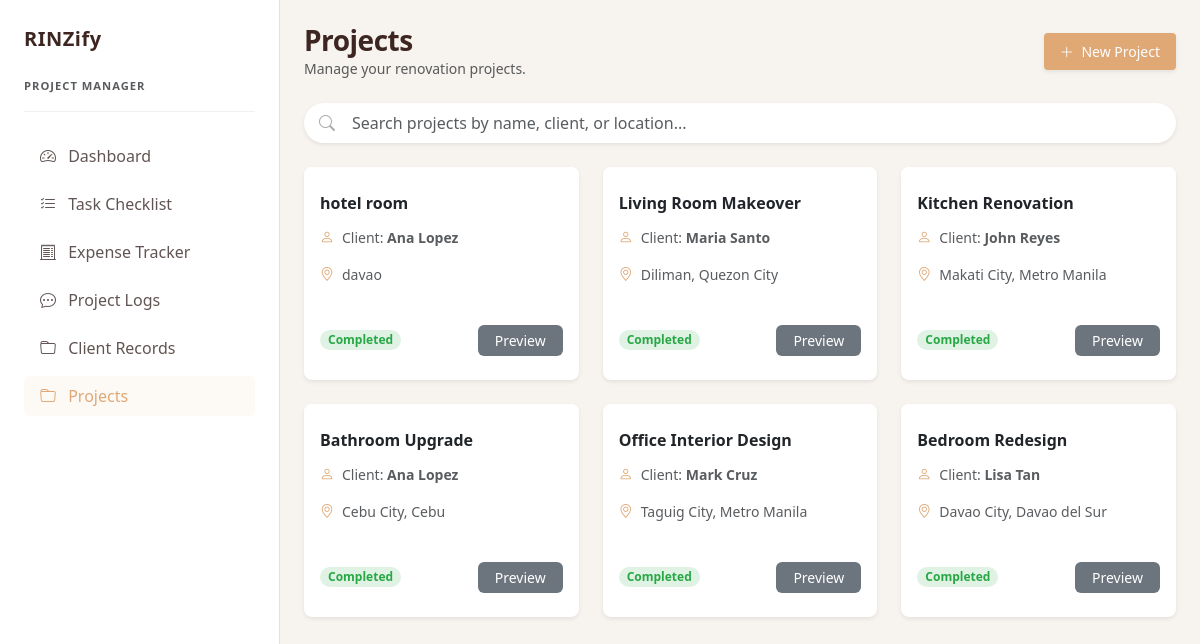
Screenshot of /projects.php (signed in) with the database file from the repository.
### tables this page shows
CREATE TABLE `projects` (
  `project_id` int(11) NOT NULL,
  `client_id` int(11) DEFAULT NULL,
  `project_name` varchar(150) DEFAULT NULL,
  `location` text DEFAULT NULL,
  `start_date` date DEFAULT NULL,
  `end_date` date DEFAULT NULL,
  `created_at` timestamp NOT NULL DEFAULT current_timestamp(),
  `is_active` tinyint(1) NOT NULL DEFAULT 0,
  `active_enforcer` int(11) GENERATED ALWAYS AS (if(`is_active` = 1,1,NULL)) VIRTUAL,
  `total_budget` decimal(15,2) DEFAULT 0.00,
  `status` enum('pending','completed') DEFAULT 'pending'
);

CREATE TABLE `clients` (
  `client_id` int(11) NOT NULL,
  `name` varchar(100) DEFAULT NULL,
  `contact` varchar(50) DEFAULT NULL,
  `email` varchar(100) DEFAULT NULL,
  `address` text DEFAULT NULL,
  `created_at` timestamp NOT NULL DEFAULT current_timestamp()
);

### projects.php (the view, shortened to what this page needs)
<?php
include 'db_connection.php';
$sql = "SELECT p.*, c.name AS client_name
        FROM projects p
        LEFT JOIN clients c ON p.client_id = c.client_id
        ORDER BY p.is_active DESC, p.created_at DESC";
$result = $conn->query($sql);
?>
<!DOCTYPE html>
<html lang="en">
    <?php include 'head.php';?>
    <body style="background-color: #f7f3ee; color: #4a3e3d; font-family: system-ui, -apple-system, sans-serif;">
        <div class="d-flex">
            <?php include 'navbar.php';?>
            <div class="flex-grow-1 min-vh-100 d-flex flex-column">
                <main class="container-fluid px-4 pb-5">
                    <div class="d-flex justify-content-between align-items-center mb-4 mt-4">
                        <div>
                            <h3 class="fw-bold m-0" style="color: #3d2621; letter-spacing: -0.5px;">Projects</h3>
                            <p class="text-muted small m-0">Manage your renovation projects.</p>
                        </div>
                        <button class="btn btn-sm text-white px-3 py-2 fw-medium shadow-sm" style="background-color: #dfa875; border: none;" data-bs-toggle="modal" data-bs-target="#addNewProjectModal">
                            <i class="bi bi-plus-lg me-1"></i> New Project
                        </button>
                    </div>
                    <div class="mb-4">
                        <div class="position-relative">
                            <i class="bi bi-search position-absolute" style="top: 50%; left: 15px; transform: translateY(-50%); color: #aaa;"></i>
                            <input type="text" id="projectSearch"
                                   class="form-control rounded-pill ps-5 py-2 shadow-sm border-0"
                                   placeholder="Search projects by name, client, or location..."
                                   onkeyup="filterProjects()"
                                   style="transition: all 0.3s;">
                        </div>
                    </div>
                    <div class="row g-4" id="projectGrid">
                        <?php if ($result && $result->num_rows > 0): ?>
                            <?php while($row = $result->fetch_assoc()): ?>
                                <div class="col-12 col-md-6 col-lg-4 project-card-wrapper">
                                    <div class="card h-100 shadow-sm border-0 rounded-3 overflow-hidden transition-all"
                                         style="background-color: #ffffff; <?php if($row['is_active'] == 1) echo 'box-shadow: 0 0 0 2px #dfa875, 0 4px 15px rgba(223,168,117,0.15) !important;'; ?>">
                                        <div class="card-header fw-bold border-0 pt-4 pb-1 bg-white d-flex justify-content-between align-items-start">
                                            <span class="text-truncate me-2"><?= htmlspecialchars($row['project_name']) ?></span>
                                        </div>
                                        <div class="card-body d-flex flex-column justify-content-between pt-2 pb-4">
                                            <div class="mb-4">
                                                <div class="d-flex align-items-center mb-3 text-muted small">
                                                    <i class="bi bi-person me-2" style="color: #dfa875;"></i>
                                                    <span>Client: <strong><?= htmlspecialchars($row['client_name'] ?? 'Unassigned') ?></strong></span>
                                                </div>
                                                <div class="d-flex align-items-start mb-3 text-muted small">
                                                    <i class="bi bi-geo-alt me-2 mt-0.5" style="color: #dfa875;"></i>
                                                    <span><?= htmlspecialchars($row['location'] ?? 'No Address') ?></span>
                                                </div>
                                            </div>
                                            <div class="d-flex justify-content-between align-items-center mt-auto">
                                                <span class="badge rounded-pill px-2"
                                                      style="background-color: <?= ($row['status'] === 'completed') ? 'rgba(40, 167, 69, 0.15)' : 'rgba(23, 162, 184, 0.15)' ?>;
                                                             color: <?= ($row['status'] === 'completed') ? '#28a745' : '#17a2b8' ?>;">
                                                    <?= ucfirst(htmlspecialchars($row['status'])) ?>
                                                </span>
                                                <?php if($row['is_active'] == 0): ?>
                                                    <form action="activate_project.php" method="POST" class="m-0">
                                                        <?php if($row['status'] === 'completed'): ?>
                                                            <button type="submit" class="btn btn-sm text-white px-3 rounded-2" style="background-color: #6c757d;">Preview</button>
                                                        <?php else: ?>
                                                            <button type="submit" class="btn btn-sm text-white px-3 rounded-2" style="background-color: #dfa875;">Work On</button>
                                                        <?php endif; ?>
                                                    </form>
                                                <?php else: ?>
                                                    <a href="dashboard.php" class="btn btn-sm px-3 rounded-2" style="background-color: #eaddd0;">View Active</a>
                                                <?php endif; ?>
                                            </div>
                                        </div>
                                    </div>
                                </div>
                            <?php endwhile; ?>
                        <?php endif; ?>
                    </div>
                </main>
            </div>
        </div>
    </body>
</html>

### head.php (shortened to what this page needs)
<!DOCTYPE html>
<html>
    <head>
        <link href="https://cdn.jsdelivr.net/npm/bootstrap@5.3.8/dist/css/bootstrap.min.css" rel="stylesheet">
        <link rel="stylesheet" href="https://cdn.jsdelivr.net/npm/bootstrap-icons@1.11.3/font/bootstrap-icons.min.css">
        <link rel="stylesheet" href="styles.css">
    </head>
</html>

### navbar.php (shortened to what this page needs)
<?php
include 'db_connection.php';
$currentPage = basename($_SERVER['PHP_SELF']);
$nav_project_query = $conn->query("SELECT project_id FROM projects WHERE is_active = 1 LIMIT 1");
$active_nav_project = $nav_project_query->fetch_assoc();
$nav_project_id = $active_nav_project ? $active_nav_project['project_id'] : null;
?>
<div class="d-flex flex-column flex-shrink-0 p-4 bg-white border-end h-100" style="width: 280px; min-height: 100vh;">
    <a href="home.php" class="d-flex align-items-center mb-4 me-md-auto text-decoration-none fw-bold" style="color: #3d2621; letter-spacing: 0.5px;">
        <span class="fs-5">RINZify</span>
    </a>
    <small class="text-uppercase fw-bold text-muted mb-3" style="font-size: 0.7rem; letter-spacing: 1px;">Project Manager</small>
    <hr class="mt-0 mb-4 border-secondary-subtle">
    <ul class="nav nav-pills flex-column mb-auto gap-2">
        <li class="nav-item">
            <a href="dashboard.php"
               class="nav-link fw-medium py-2.5 px-3 rounded-2 <?php if($currentPage == 'dashboard.php') echo 'active'; ?>"
               style="<?php echo ($currentPage == 'dashboard.php') ? 'color: #dfa875 !important; background-color: #fdfaf6; font-weight: 600;' : 'color: #615553;'; ?>">
               <i class="bi bi-speedometer2 me-2"></i> Dashboard
            </a>
        </li>
        <li class="nav-item">
            <?php if ($nav_project_id): ?>
                <a href="tasks.php?project_id=<?= $nav_project_id ?>"
                   class="nav-link fw-medium py-2.5 px-3 rounded-2 <?= ($currentPage == 'tasks.php') ? 'active' : ''; ?>"
                   style="<?= ($currentPage == 'tasks.php') ? 'color: #dfa875 !important; background-color: #fdfaf6; font-weight: 600;' : 'color: #615553;'; ?>">
                   <i class="bi bi-list-check me-2"></i> Task Checklist
                </a>
            <?php else: ?>
                <a href="dashboard.php" onclick="alert('Please select and work on a project first!');"
                   class="nav-link fw-medium py-2.5 px-3 rounded-2 <?= ($currentPage == 'tasks.php') ? 'active' : ''; ?>"
                   style="<?= ($currentPage == 'tasks.php') ? 'color: #dfa875 !important; background-color: #fdfaf6; font-weight: 600;' : 'color: #615553;'; ?>">
                   <i class="bi bi-list-check me-2"></i> Task Checklist
                </a>
            <?php endif; ?>
        </li>
        <li class="nav-item">
            <?php if ($nav_project_id): ?>
                <a href="expenses.php?project_id=<?= $nav_project_id ?>"
                   class="nav-link fw-medium py-2.5 px-3 rounded-2 <?= ($currentPage == 'expenses.php') ? 'active' : ''; ?>"
                   style="<?= ($currentPage == 'expenses.php') ? 'color: #dfa875 !important; background-color: #fdfaf6; font-weight: 600;' : 'color: #615553;'; ?>">
                   <i class="bi bi-receipt-cutoff me-2"></i> Expense Tracker
                </a>
            <?php else: ?>
                <a href="dashboard.php" onclick="alert('Please select and work on a project first!');"
                   class="nav-link fw-medium py-2.5 px-3 rounded-2 <?= ($currentPage == 'expenses.php') ? 'active' : ''; ?>"
                   style="<?= ($currentPage == 'expenses.php') ? 'color: #dfa875 !important; background-color: #fdfaf6; font-weight: 600;' : 'color: #615553;'; ?>">
                   <i class="bi bi-receipt-cutoff me-2"></i> Expense Tracker
                </a>
            <?php endif; ?>
        </li>
        <li class="nav-item">
            <?php if ($nav_project_id): ?>
                <a href="project_logs.php?project_id=<?= $nav_project_id ?>"
                class="nav-link fw-medium py-2.5 px-3 rounded-2 <?= ($currentPage == 'project_logs.php') ? 'active' : ''; ?>"
                style="<?= ($currentPage == 'project_logs.php') ? 'color: #dfa875 !important; background-color: #fdfaf6; font-weight: 600;' : 'color: #615553;'; ?>">
                <i class="bi bi-chat-dots me-2"></i> Project Logs
                </a>
            <?php else: ?>
                <a href="dashboard.php" onclick="alert('Please select and work on a project first!');"
                class="nav-link fw-medium py-2.5 px-3 rounded-2 <?= ($currentPage == 'project_logs.php') ? 'active' : ''; ?>"
                style="<?= ($currentPage == 'project_logs.php') ? 'color: #dfa875 !important; background-color: #fdfaf6; font-weight: 600;' : 'color: #615553;'; ?>">
                <i class="bi bi-chat-dots me-2"></i> Project Logs
                </a>
            <?php endif; ?>
        </li>
        <li class="nav-item">
            <a href="clients.php"
               class="nav-link fw-medium py-2.5 px-3 rounded-2 <?php if($currentPage == 'clients.php') echo 'active'; ?>"
               style="<?php echo ($currentPage == 'clients.php') ? 'color: #dfa875 !important; background-color: #fdfaf6; font-weight: 600;' : 'color: #615553;'; ?>">
               <i class="bi bi-folder me-2"></i> Client Records
            </a>
        </li>
        <li class="nav-item">
            <a href="projects.php"
               class="nav-link fw-medium py-2.5 px-3 rounded-2 <?php if($currentPage == 'projects.php') echo 'active'; ?>"
               style="<?php echo ($currentPage == 'projects.php') ? 'color: #dfa875 !important; background-color: #fdfaf6; font-weight: 600;' : 'color: #615553;'; ?>">
               <i class="bi bi-folder me-2"></i> Projects
            </a>
        </li>
    </ul>
</div>

### rows the page displays
projects: project_name "hotel room", client.name "Ana Lopez", location "davao", status "Completed", shows "Preview"
projects: project_name "Living Room Makeover", client.name "Maria Santo", location "Diliman, Quezon City", status "Completed", shows "Preview"
projects: project_name "Kitchen Renovation", client.name "John Reyes", location "Makati City, Metro Manila", status "Completed", shows "Preview"
projects: project_name "Bathroom Upgrade", client.name "Ana Lopez", location "Cebu City, Cebu", status "Completed", shows "Preview"
projects: project_name "Office Interior Design", client.name "Mark Cruz", location "Taguig City, Metro Manila", status "Completed", shows "Preview"
projects: project_name "Bedroom Redesign", client.name "Lisa Tan", location "Davao City, Davao del Sur", status "Completed", shows "Preview"
